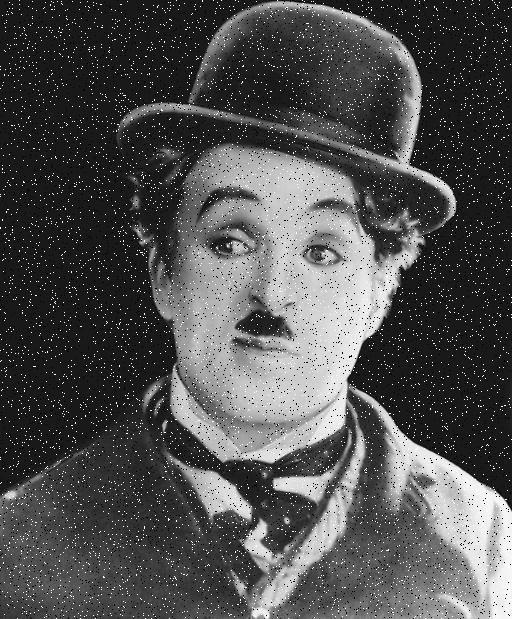
#> input picture Assignments/assignment4/ImageProcess/imgs/noisy_image_2.png, 512 x 619 px, found by its file name
$ python 9_psnr.py
#> lines starting #> are read from the running program, lines starting #| are printed output that depends on the picture; long printed decimals are rounded
#!/usr/bin/python

import cv2
import numpy as np
import os

# read image
image_path = os.path.join('.', 'imgs', 'noisy_image_2.png')

img = cv2.imread (image_path)
#> img is the input picture: shape (619, 512, 3); min 0, max 255, mean 80.1

if img is None:
    sys.exit("Could not read the image.")

# Classical Blur
k_size = 3
blurred_img = cv2.blur (img, (k_size, k_size))
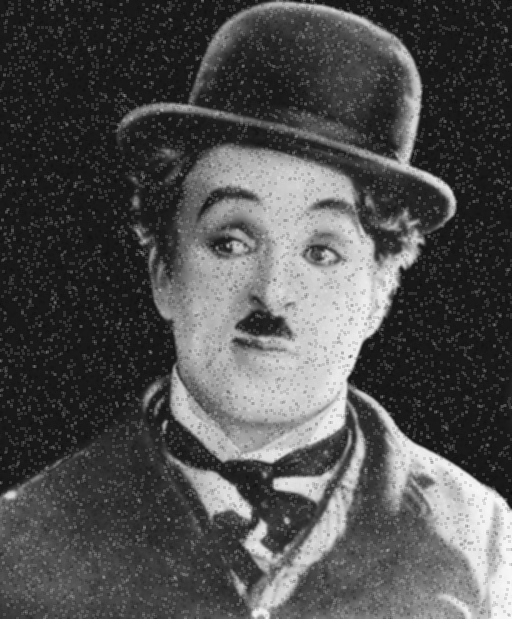
#> blurred_img: shape (619, 512, 3); min 12, max 250, mean 80.1

# Gaussian Blur
gauss_blur = cv2.GaussianBlur (img, (k_size, k_size), 5)

# Median blur
median_blur = cv2.medianBlur (img, k_size)
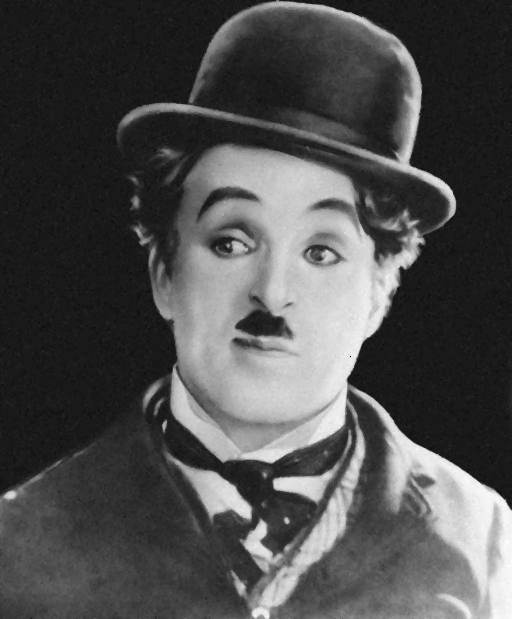
#> median_blur: shape (619, 512, 3); min 7, max 255, mean 77.5


psnr1 = cv2.PSNR(img, blurred_img)
#> psnr1 = 17.83
psnr2 = cv2.PSNR(img, gauss_blur)
#> psnr2 = 17.85
psnr3 = cv2.PSNR(img, median_blur)
#> psnr3 = 17.39

print(psnr1, 'in dB in Box Blur')
#| 17.829 in dB in Box Blur
print(psnr2, 'in dB in Gauss Blur')
#| 17.845 in dB in Gauss Blur
print(psnr3, 'in dB in Median Blur')
#| 17.387 in dB in Median Blur

$ run again, with Assignments/assignment4/ImageProcess/imgs/noisy_image_1.png copied over Assignments/assignment4/ImageProcess/imgs/noisy_image_2.png
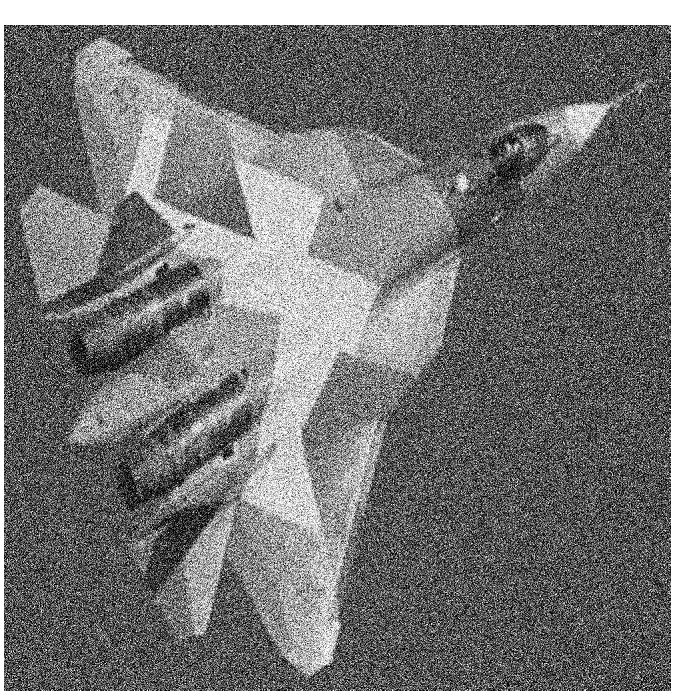
#> input picture Assignments/assignment4/ImageProcess/imgs/noisy_image_1.png, 675 x 698 px, found by its file name
#> img is the input picture: shape (698, 675, 3); min 0, max 255, mean 116.7
#> `median_blur = cv2.medianBlur (img, k_size)`:
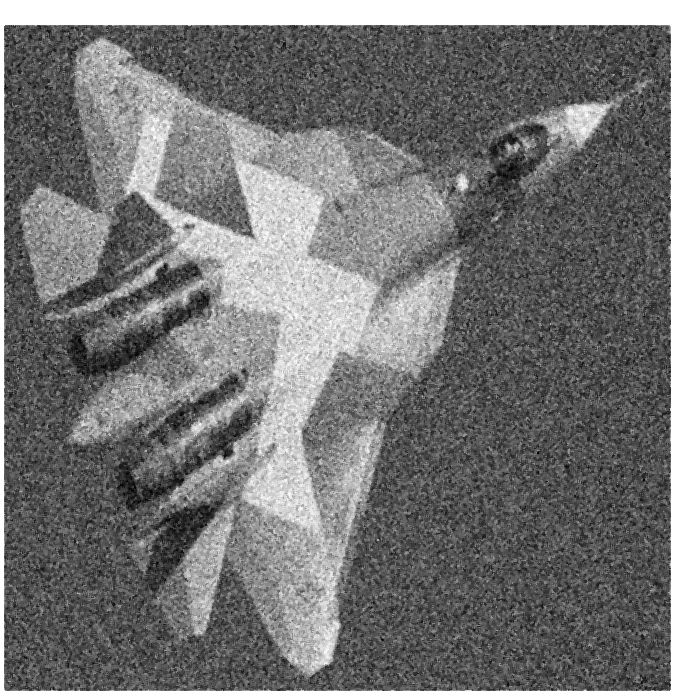
#> median_blur: shape (698, 675, 3); min 0, max 255, mean 115.6
#> psnr1 = 14.68
#> psnr2 = 14.7
#> psnr3 = 14.43
#| 14.678 in dB in Box Blur
#| 14.695 in dB in Gauss Blur
#| 14.432 in dB in Median Blur
